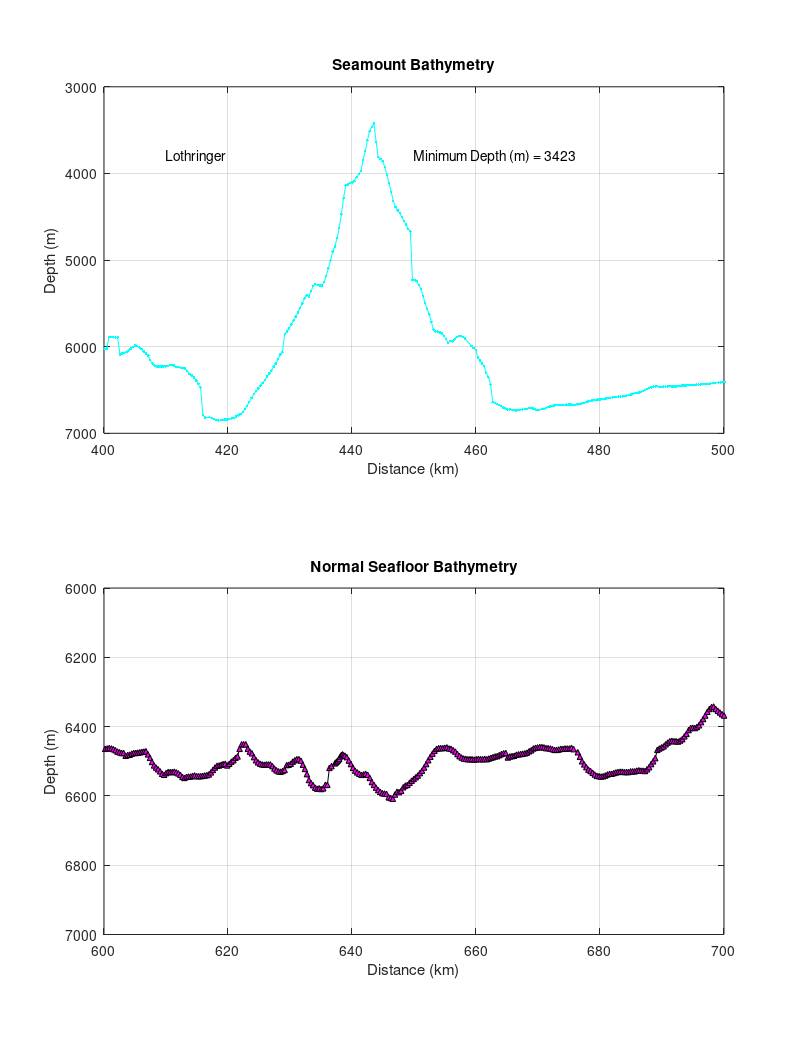

Write the MATLAB code that produced this figure.
fid = fopen('HW1_Lothringer.out','wt');
fprintf(fid,'HW1:Geos 567: Lothringer\n'); % Lothringer
bdat = load('nbp0207_bath.dat');
z = bdat(:,1); 
d = bdat(:,2); 
z = -z; 
minz = min(z) ; 
mind1 = min(d); 
d = d - mind1; 
mind = min(d); 
maxd = max(d); 
save hw1p4_LastName z d ;  % Lothringer
figure; 
orient tall; 
subplot(2,1,1) 
plot(d,z,'c.-'); 
grid  
set(gca,'ydir','reverse'); 
set(gca,'xlim',[400 500]); 
xlabel('Distance (km)'); 
ylabel('Depth (m)'); 
title('Seamount Bathymetry'); 
minz_str = sprintf('Minimum Depth (m) = %4.0f',minz); 
text(450,3800,minz_str) ; 
text(410,3800,'Lothringer'); %(Use your own last name for ?LastName?) 
subplot(2,1,2) 
plot(d,z,'k-^','MarkerSize',4,'MarkerFaceColor','m'); 
grid  
set(gca,'ydir','reverse','xlim',[600 700],'ylim',[6000 7000]); 
xlabel('Distance (km)'); 
ylabel('Depth (m)'); 
title('Normal Seafloor Bathymetry'); 
fprintf(fid, '\n The profile runs from %4.0f to %4.0f km \n',mind,maxd); 
fclose(fid); 
print hw1p4_LastName_fig.jpeg -djpeg

x=[0:2:360];
y=sin(x*pi/180.);